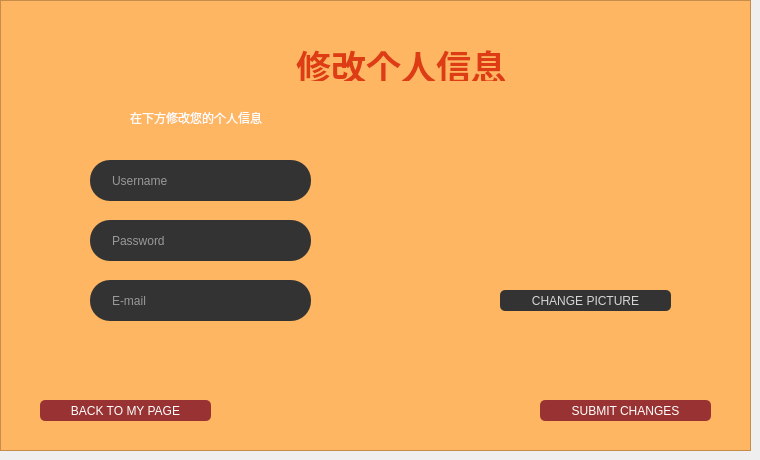
     <widget class="QWidget" name="page_3">
      <widget class="QFrame" name="frame_5">
       <property name="geometry">
        <rect>
         <x>0</x>
         <y>0</y>
         <width>751</width>
         <height>451</height>
        </rect>
       </property>
       <property name="styleSheet">
        <string notr="true">background: rgb(255, 182, 98);</string>
       </property>
       <property name="frameShape">
        <enum>QFrame::StyledPanel</enum>
       </property>
       <property name="frameShadow">
        <enum>QFrame::Raised</enum>
       </property>
       <widget class="QLabel" name="label_5">
        <property name="geometry">
         <rect>
          <x>250</x>
          <y>40</y>
          <width>301</width>
          <height>41</height>
         </rect>
        </property>
        <property name="font">
         <font>
          <family>Droid Sans</family>
          <pointsize>-1</pointsize>
         </font>
        </property>
        <property name="styleSheet">
         <string notr="true">text-align: center;
color: rgb(221, 60, 20);
margin: 0 auto;
font-size: 35px;
font-family: 'Droid Sans';</string>
        </property>
        <property name="text">
         <string>&lt;html&gt;&lt;head/&gt;&lt;body&gt;&lt;p&gt;&lt;span style=&quot; font-size:26pt; font-weight:700;&quot;&gt;修改个人信息&lt;/span&gt;&lt;/p&gt;&lt;/body&gt;&lt;/html&gt;</string>
        </property>
       </widget>
       <widget class="QLineEdit" name="uBox_2">
        <property name="geometry">
         <rect>
          <x>90</x>
          <y>160</y>
          <width>221</width>
          <height>41</height>
         </rect>
        </property>
        <property name="palette">
         <palette>
          <active>
           <colorrole role="WindowText">
            <brush brushstyle="SolidPattern">
             <color alpha="255">
              <red>254</red>
              <green>254</green>
              <blue>254</blue>
             </color>
            </brush>
           </colorrole>
           <colorrole role="Button">
            <brush brushstyle="SolidPattern">
             <color alpha="255">
              <red>51</red>
              <green>51</green>
              <blue>51</blue>
             </color>
            </brush>
           </colorrole>
           <colorrole role="Text">
            <brush brushstyle="SolidPattern">
             <color alpha="255">
              <red>254</red>
              <green>254</green>
              <blue>254</blue>
             </color>
            </brush>
           </colorrole>
           <colorrole role="ButtonText">
            <brush brushstyle="SolidPattern">
             <color alpha="255">
              <red>254</red>
              <green>254</green>
              <blue>254</blue>
             </color>
            </brush>
           </colorrole>
           <colorrole role="Base">
            <brush brushstyle="SolidPattern">
             <color alpha="255">
              <red>51</red>
              <green>51</green>
              <blue>51</blue>
             </color>
            </brush>
           </colorrole>
           <colorrole role="Window">
            <brush brushstyle="SolidPattern">
             <color alpha="255">
              <red>51</red>
              <green>51</green>
              <blue>51</blue>
             </color>
            </brush>
           </colorrole>
           <colorrole role="PlaceholderText">
            <brush brushstyle="SolidPattern">
             <color alpha="128">
              <red>254</red>
              <green>254</green>
              <blue>254</blue>
             </color>
            </brush>
           </colorrole>
          </active>
          <inactive>
           <colorrole role="WindowText">
            <brush brushstyle="SolidPattern">
             <color alpha="255">
              <red>254</red>
              <green>254</green>
              <blue>254</blue>
             </color>
            </brush>
           </colorrole>
           <colorrole role="Button">
            <brush brushstyle="SolidPattern">
             <color alpha="255">
              <red>51</red>
              <green>51</green>
              <blue>51</blue>
             </color>
            </brush>
           </colorrole>
           <colorrole role="Text">
            <brush brushstyle="SolidPattern">
             <color alpha="255">
              <red>254</red>
              <green>254</green>
              <blue>254</blue>
             </color>
            </brush>
           </colorrole>
           <colorrole role="ButtonText">
            <brush brushstyle="SolidPattern">
             <color alpha="255">
              <red>254</red>
              <green>254</green>
              <blue>254</blue>
             </color>
            </brush>
           </colorrole>
           <colorrole role="Base">
            <brush brushstyle="SolidPattern">
             <color alpha="255">
              <red>51</red>
              <green>51</green>
              <blue>51</blue>
             </color>
            </brush>
           </colorrole>
           <colorrole role="Window">
            <brush brushstyle="SolidPattern">
             <color alpha="255">
              <red>51</red>
              <green>51</green>
              <blue>51</blue>
             </color>
            </brush>
           </colorrole>
           <colorrole role="PlaceholderText">
            <brush brushstyle="SolidPattern">
             <color alpha="128">
              <red>254</red>
              <green>254</green>
              <blue>254</blue>
             </color>
            </brush>
           </colorrole>
          </inactive>
          <disabled>
           <colorrole role="WindowText">
            <brush brushstyle="SolidPattern">
             <color alpha="255">
              <red>254</red>
              <green>254</green>
              <blue>254</blue>
             </color>
            </brush>
           </colorrole>
           <colorrole role="Button">
            <brush brushstyle="SolidPattern">
             <color alpha="255">
              <red>51</red>
              <green>51</green>
              <blue>51</blue>
             </color>
            </brush>
           </colorrole>
           <colorrole role="Text">
            <brush brushstyle="SolidPattern">
             <color alpha="255">
              <red>254</red>
              <green>254</green>
              <blue>254</blue>
             </color>
            </brush>
           </colorrole>
           <colorrole role="ButtonText">
            <brush brushstyle="SolidPattern">
             <color alpha="255">
              <red>254</red>
              <green>254</green>
              <blue>254</blue>
             </color>
            </brush>
           </colorrole>
           <colorrole role="Base">
            <brush brushstyle="SolidPattern">
             <color alpha="255">
              <red>51</red>
              <green>51</green>
              <blue>51</blue>
             </color>
            </brush>
           </colorrole>
           <colorrole role="Window">
            <brush brushstyle="SolidPattern">
             <color alpha="255">
              <red>51</red>
              <green>51</green>
              <blue>51</blue>
             </color>
            </brush>
           </colorrole>
           <colorrole role="PlaceholderText">
            <brush brushstyle="SolidPattern">
             <color alpha="128">
              <red>254</red>
              <green>254</green>
              <blue>254</blue>
             </color>
            </brush>
           </colorrole>
          </disabled>
         </palette>
        </property>
        <property name="font">
         <font>
          <kerning>true</kerning>
         </font>
        </property>
        <property name="layoutDirection">
         <enum>Qt::LeftToRight</enum>
        </property>
        <property name="styleSheet">
         <string notr="true">padding-left: 20px;
padding-right: 20px;
border-radius: 20px;
background: #333;
color: #fefefe;</string>
        </property>
        <property name="text">
         <string/>
        </property>
        <property name="frame">
         <bool>false</bool>
        </property>
        <property name="cursorPosition">
         <number>0</number>
        </property>
        <property name="placeholderText">
         <string>Username</string>
        </property>
       </widget>
       <widget class="QLineEdit" name="pBox_2">
        <property name="geometry">
         <rect>
          <x>90</x>
          <y>220</y>
          <width>221</width>
          <height>41</height>
         </rect>
        </property>
        <property name="palette">
         <palette>
          <active>
           <colorrole role="WindowText">
            <brush brushstyle="SolidPattern">
             <color alpha="255">
              <red>254</red>
              <green>254</green>
              <blue>254</blue>
             </color>
            </brush>
           </colorrole>
           <colorrole role="Button">
            <brush brushstyle="SolidPattern">
             <color alpha="255">
              <red>51</red>
              <green>51</green>
              <blue>51</blue>
             </color>
            </brush>
           </colorrole>
           <colorrole role="Text">
            <brush brushstyle="SolidPattern">
             <color alpha="255">
              <red>254</red>
              <green>254</green>
              <blue>254</blue>
             </color>
            </brush>
           </colorrole>
           <colorrole role="ButtonText">
            <brush brushstyle="SolidPattern">
             <color alpha="255">
              <red>254</red>
              <green>254</green>
              <blue>254</blue>
             </color>
            </brush>
           </colorrole>
           <colorrole role="Base">
            <brush brushstyle="SolidPattern">
             <color alpha="255">
              <red>51</red>
              <green>51</green>
              <blue>51</blue>
             </color>
            </brush>
           </colorrole>
           <colorrole role="Window">
            <brush brushstyle="SolidPattern">
             <color alpha="255">
              <red>51</red>
              <green>51</green>
              <blue>51</blue>
             </color>
            </brush>
           </colorrole>
           <colorrole role="PlaceholderText">
            <brush brushstyle="SolidPattern">
             <color alpha="128">
              <red>254</red>
              <green>254</green>
              <blue>254</blue>
             </color>
            </brush>
           </colorrole>
          </active>
          <inactive>
           <colorrole role="WindowText">
            <brush brushstyle="SolidPattern">
             <color alpha="255">
              <red>254</red>
              <green>254</green>
              <blue>254</blue>
             </color>
            </brush>
           </colorrole>
           <colorrole role="Button">
            <brush brushstyle="SolidPattern">
             <color alpha="255">
              <red>51</red>
              <green>51</green>
              <blue>51</blue>
             </color>
            </brush>
           </colorrole>
           <colorrole role="Text">
            <brush brushstyle="SolidPattern">
             <color alpha="255">
              <red>254</red>
              <green>254</green>
              <blue>254</blue>
             </color>
            </brush>
           </colorrole>
           <colorrole role="ButtonText">
            <brush brushstyle="SolidPattern">
             <color alpha="255">
              <red>254</red>
              <green>254</green>
              <blue>254</blue>
             </color>
            </brush>
           </colorrole>
           <colorrole role="Base">
            <brush brushstyle="SolidPattern">
             <color alpha="255">
              <red>51</red>
              <green>51</green>
              <blue>51</blue>
             </color>
            </brush>
           </colorrole>
           <colorrole role="Window">
            <brush brushstyle="SolidPattern">
             <color alpha="255">
              <red>51</red>
              <green>51</green>
              <blue>51</blue>
             </color>
            </brush>
           </colorrole>
           <colorrole role="PlaceholderText">
            <brush brushstyle="SolidPattern">
             <color alpha="128">
              <red>254</red>
              <green>254</green>
              <blue>254</blue>
             </color>
            </brush>
           </colorrole>
          </inactive>
          <disabled>
           <colorrole role="WindowText">
            <brush brushstyle="SolidPattern">
             <color alpha="255">
              <red>254</red>
              <green>254</green>
              <blue>254</blue>
             </color>
            </brush>
           </colorrole>
           <colorrole role="Button">
            <brush brushstyle="SolidPattern">
             <color alpha="255">
              <red>51</red>
              <green>51</green>
              <blue>51</blue>
             </color>
            </brush>
           </colorrole>
           <colorrole role="Text">
            <brush brushstyle="SolidPattern">
             <color alpha="255">
              <red>254</red>
              <green>254</green>
              <blue>254</blue>
             </color>
            </brush>
           </colorrole>
           <colorrole role="ButtonText">
            <brush brushstyle="SolidPattern">
             <color alpha="255">
              <red>254</red>
              <green>254</green>
              <blue>254</blue>
             </color>
            </brush>
           </colorrole>
           <colorrole role="Base">
            <brush brushstyle="SolidPattern">
             <color alpha="255">
              <red>51</red>
              <green>51</green>
              <blue>51</blue>
             </color>
            </brush>
           </colorrole>
           <colorrole role="Window">
            <brush brushstyle="SolidPattern">
             <color alpha="255">
              <red>51</red>
              <green>51</green>
              <blue>51</blue>
             </color>
            </brush>
           </colorrole>
           <colorrole role="PlaceholderText">
            <brush brushstyle="SolidPattern">
             <color alpha="128">
              <red>254</red>
              <green>254</green>
              <blue>254</blue>
             </color>
            </brush>
           </colorrole>
          </disabled>
         </palette>
        </property>
        <property name="font">
         <font>
          <kerning>true</kerning>
         </font>
        </property>
        <property name="layoutDirection">
         <enum>Qt::LeftToRight</enum>
        </property>
        <property name="styleSheet">
         <string notr="true">padding-left: 20px;
padding-right: 20px;
border-radius: 20px;
background: #333;
color: #fefefe;</string>
        </property>
        <property name="inputMethodHints">
         <set>Qt::ImhNone</set>
        </property>
        <property name="inputMask">
         <string/>
        </property>
        <property name="text">
         <string/>
        </property>
        <property name="frame">
         <bool>false</bool>
        </property>
        <property name="cursorPosition">
         <number>0</number>
        </property>
        <property name="placeholderText">
         <string>Password</string>
        </property>
       </widget>
       <widget class="QPushButton" name="editedButton">
        <property name="geometry">
         <rect>
          <x>540</x>
          <y>400</y>
          <width>171</width>
          <height>21</height>
         </rect>
        </property>
        <property name="styleSheet">
         <string notr="true">Padding: 1px;
Border-radius: 5px;
Background: #933;
Color: #fefefe;</string>
        </property>
        <property name="text">
         <string>SUBMIT CHANGES</string>
        </property>
       </widget>
       <widget class="QLineEdit" name="eBox_2">
        <property name="geometry">
         <rect>
          <x>90</x>
          <y>280</y>
          <width>221</width>
          <height>41</height>
         </rect>
        </property>
        <property name="palette">
         <palette>
          <active>
           <colorrole role="WindowText">
            <brush brushstyle="SolidPattern">
             <color alpha="255">
              <red>254</red>
              <green>254</green>
              <blue>254</blue>
             </color>
            </brush>
           </colorrole>
           <colorrole role="Button">
            <brush brushstyle="SolidPattern">
             <color alpha="255">
              <red>51</red>
              <green>51</green>
              <blue>51</blue>
             </color>
            </brush>
           </colorrole>
           <colorrole role="Text">
            <brush brushstyle="SolidPattern">
             <color alpha="255">
              <red>254</red>
              <green>254</green>
              <blue>254</blue>
             </color>
            </brush>
           </colorrole>
           <colorrole role="ButtonText">
            <brush brushstyle="SolidPattern">
             <color alpha="255">
              <red>254</red>
              <green>254</green>
              <blue>254</blue>
             </color>
            </brush>
           </colorrole>
           <colorrole role="Base">
            <brush brushstyle="SolidPattern">
             <color alpha="255">
              <red>51</red>
              <green>51</green>
              <blue>51</blue>
             </color>
            </brush>
           </colorrole>
           <colorrole role="Window">
            <brush brushstyle="SolidPattern">
             <color alpha="255">
              <red>51</red>
              <green>51</green>
              <blue>51</blue>
             </color>
            </brush>
           </colorrole>
           <colorrole role="PlaceholderText">
            <brush brushstyle="SolidPattern">
             <color alpha="128">
              <red>254</red>
              <green>254</green>
              <blue>254</blue>
             </color>
            </brush>
           </colorrole>
          </active>
          <inactive>
           <colorrole role="WindowText">
            <brush brushstyle="SolidPattern">
             <color alpha="255">
              <red>254</red>
              <green>254</green>
              <blue>254</blue>
             </color>
            </brush>
           </colorrole>
           <colorrole role="Button">
            <brush brushstyle="SolidPattern">
             <color alpha="255">
              <red>51</red>
              <green>51</green>
              <blue>51</blue>
             </color>
            </brush>
           </colorrole>
           <colorrole role="Text">
            <brush brushstyle="SolidPattern">
             <color alpha="255">
              <red>254</red>
              <green>254</green>
              <blue>254</blue>
             </color>
            </brush>
           </colorrole>
           <colorrole role="ButtonText">
            <brush brushstyle="SolidPattern">
             <color alpha="255">
              <red>254</red>
              <green>254</green>
              <blue>254</blue>
             </color>
            </brush>
           </colorrole>
           <colorrole role="Base">
            <brush brushstyle="SolidPattern">
             <color alpha="255">
              <red>51</red>
              <green>51</green>
              <blue>51</blue>
             </color>
            </brush>
           </colorrole>
           <colorrole role="Window">
            <brush brushstyle="SolidPattern">
             <color alpha="255">
              <red>51</red>
              <green>51</green>
              <blue>51</blue>
             </color>
            </brush>
           </colorrole>
           <colorrole role="PlaceholderText">
            <brush brushstyle="SolidPattern">
             <color alpha="128">
              <red>254</red>
              <green>254</green>
              <blue>254</blue>
             </color>
            </brush>
           </colorrole>
          </inactive>
          <disabled>
           <colorrole role="WindowText">
            <brush brushstyle="SolidPattern">
             <color alpha="255">
              <red>254</red>
              <green>254</green>
              <blue>254</blue>
             </color>
            </brush>
           </colorrole>
           <colorrole role="Button">
            <brush brushstyle="SolidPattern">
             <color alpha="255">
              <red>51</red>
              <green>51</green>
              <blue>51</blue>
             </color>
            </brush>
           </colorrole>
           <colorrole role="Text">
            <brush brushstyle="SolidPattern">
             <color alpha="255">
              <red>254</red>
              <green>254</green>
              <blue>254</blue>
             </color>
            </brush>
           </colorrole>
           <colorrole role="ButtonText">
            <brush brushstyle="SolidPattern">
             <color alpha="255">
              <red>254</red>
              <green>254</green>
              <blue>254</blue>
             </color>
            </brush>
           </colorrole>
           <colorrole role="Base">
            <brush brushstyle="SolidPattern">
             <color alpha="255">
              <red>51</red>
              <green>51</green>
              <blue>51</blue>
             </color>
            </brush>
           </colorrole>
           <colorrole role="Window">
            <brush brushstyle="SolidPattern">
             <color alpha="255">
              <red>51</red>
              <green>51</green>
              <blue>51</blue>
             </color>
            </brush>
           </colorrole>
           <colorrole role="PlaceholderText">
            <brush brushstyle="SolidPattern">
             <color alpha="128">
              <red>254</red>
              <green>254</green>
              <blue>254</blue>
             </color>
            </brush>
           </colorrole>
          </disabled>
         </palette>
        </property>
        <property name="font">
         <font>
          <kerning>true</kerning>
         </font>
        </property>
        <property name="layoutDirection">
         <enum>Qt::LeftToRight</enum>
        </property>
        <property name="styleSheet">
         <string notr="true">padding-left: 20px;
padding-right: 20px;
border-radius: 20px;
background: #333;
color: #fefefe;</string>
        </property>
        <property name="inputMethodHints">
         <set>Qt::ImhNone</set>
        </property>
        <property name="inputMask">
         <string/>
        </property>
        <property name="text">
         <string/>
        </property>
        <property name="frame">
         <bool>false</bool>
        </property>
        <property name="cursorPosition">
         <number>0</number>
        </property>
        <property name="placeholderText">
         <string>E-mail</string>
        </property>
       </widget>
       <widget class="QPushButton" name="backButton_2">
        <property name="geometry">
         <rect>
          <x>40</x>
          <y>400</y>
          <width>171</width>
          <height>21</height>
         </rect>
        </property>
        <property name="styleSheet">
         <string notr="true">Padding: 1px;
Border-radius: 5px;
Background: #933;
Color: #fefefe;</string>
        </property>
        <property name="text">
         <string>BACK TO MY PAGE</string>
        </property>
       </widget>
       <widget class="QLabel" name="regLabel_2">
        <property name="geometry">
         <rect>
          <x>130</x>
          <y>110</y>
          <width>271</width>
          <height>16</height>
         </rect>
        </property>
        <property name="styleSheet">
         <string notr="true">color: #fefefe;</string>
        </property>
        <property name="text">
         <string>在下方修改您的个人信息</string>
        </property>
       </widget>
       <widget class="QPushButton" name="uplButton_2">
        <property name="geometry">
         <rect>
          <x>500</x>
          <y>290</y>
          <width>171</width>
          <height>21</height>
         </rect>
        </property>
        <property name="styleSheet">
         <string notr="true">Padding: 1px;
Border-radius: 5px;
background: #333;
color: rgb(214, 214, 214);</string>
        </property>
        <property name="text">
         <string>CHANGE PICTURE</string>
        </property>
       </widget>
       <widget class="QLabel" name="rpLabel_2">
        <property name="geometry">
         <rect>
          <x>530</x>
          <y>140</y>
          <width>128</width>
          <height>128</height>
         </rect>
        </property>
        <property name="styleSheet">
         <string notr="true">color: #fefefe;</string>
        </property>
        <property name="text">
         <string>&lt;img src=&quot;:user.png&quot; /&gt;</string>
        </property>
       </widget>
       <zorder>label_5</zorder>
       <zorder>uBox_2</zorder>
       <zorder>pBox_2</zorder>
       <zorder>eBox_2</zorder>
       <zorder>backButton_2</zorder>
       <zorder>regLabel_2</zorder>
       <zorder>editedButton</zorder>
       <zorder>uplButton_2</zorder>
       <zorder>rpLabel_2</zorder>
      </widget>
     </widget>
